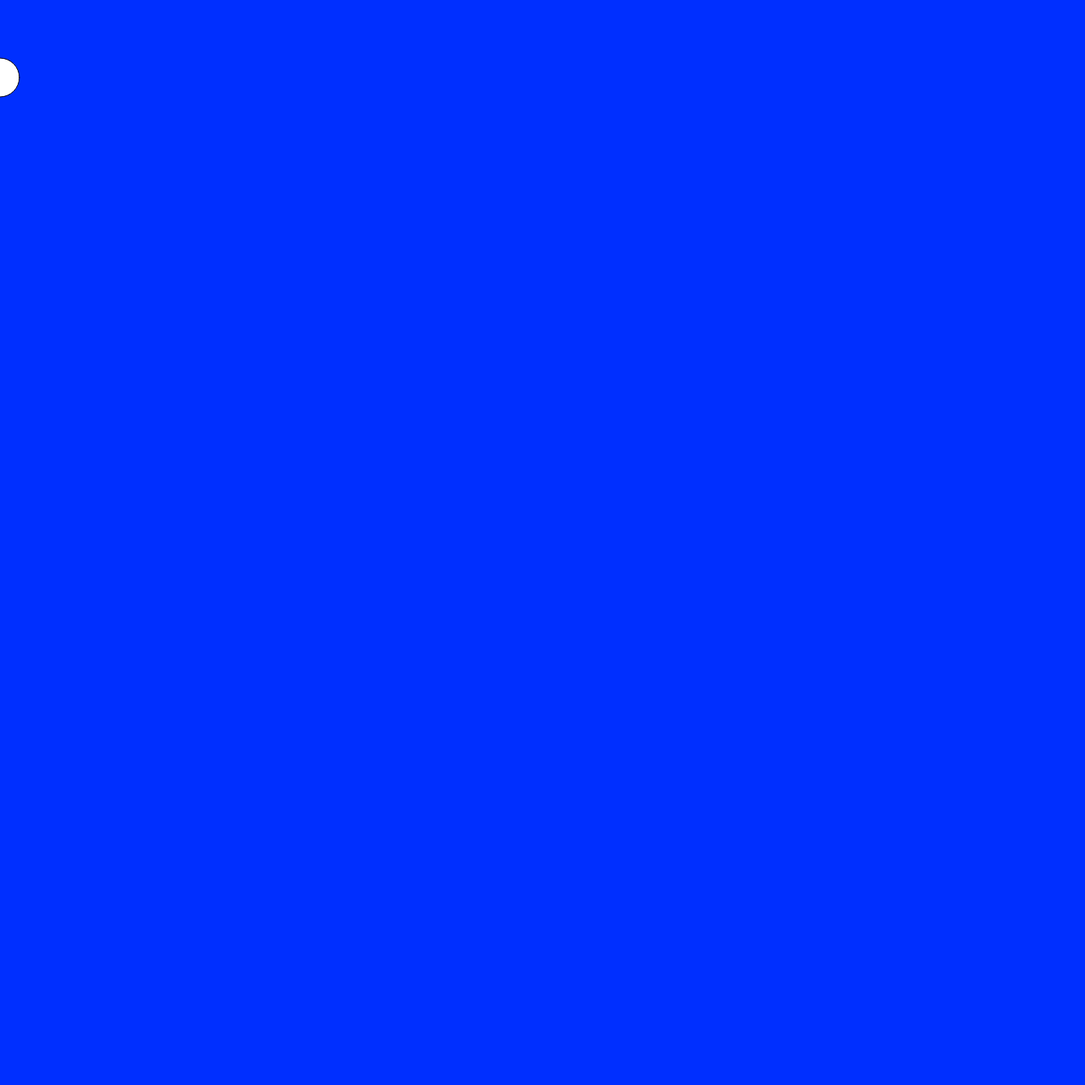
Frame 1 (no input)
Frame 60 (no input): identical to frame 1, image omitted
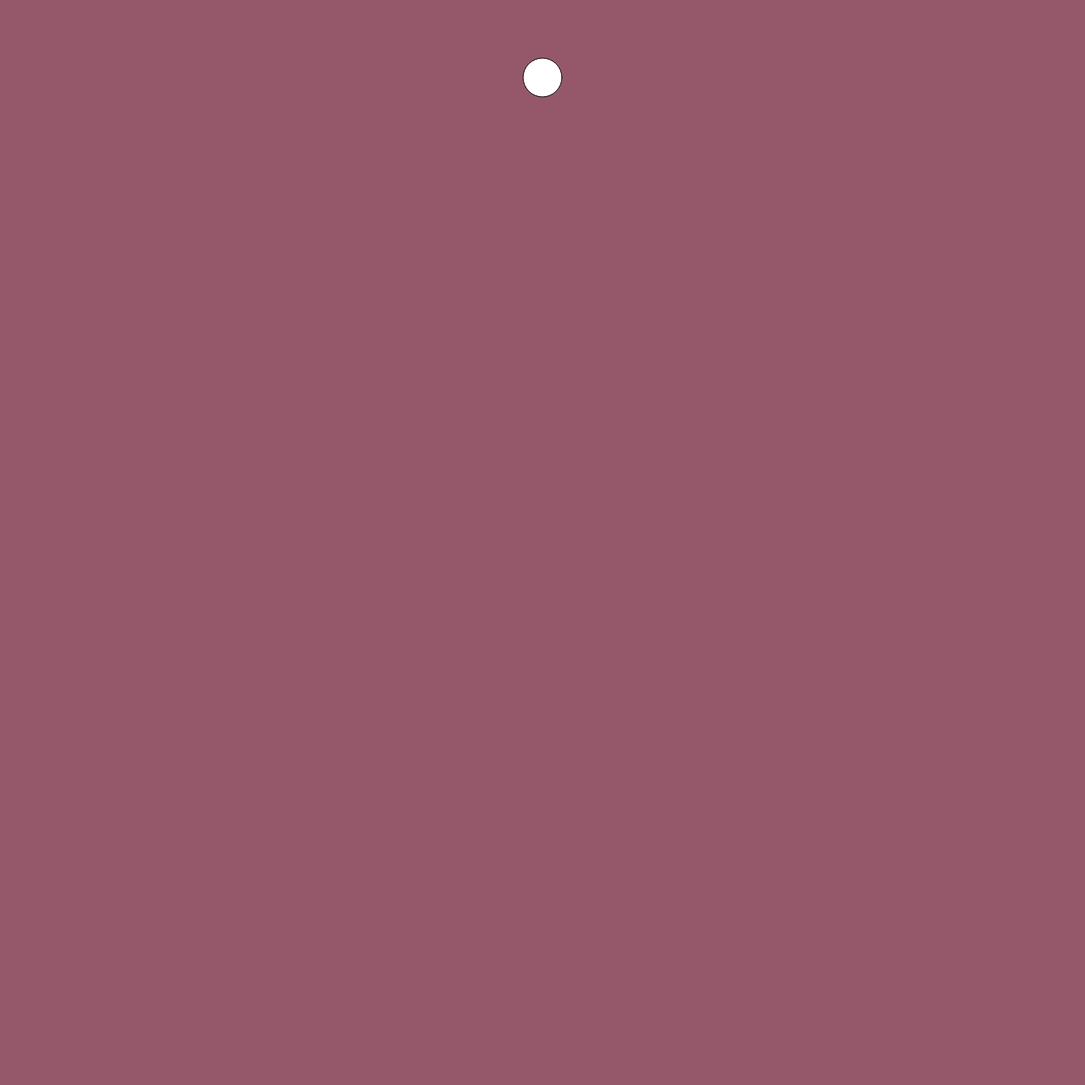
Frame 120 (the mouse pressed at the canvas centre since frame 60)

The p5.js sketch that drew these frames (run headless with seeded random() and noise() and a simulated clock; from frame 60 on, the mouse is pressed at the canvas centre):

// p5.js sketch
// ── sketch.js

var r = 0;
var g = 50;
var b=255;

// INITIALIZE ALL YOUR VARIABLES
// Ideally you would create 3 variables. red blue green or r, g, b


function setup(){

  createCanvas(1400,1400);
}


function draw(){
r=map(mouseX,0,1200,0,255);
g=map(mouseX,50,900,50,100);
b=map(mouseX,0,1200,255,0);
background(r,g,b);
fill(255);
ellipse(mouseX,100,50,50);
  // change the value of Red based on the mouse movement about the X axis
  // change the value of Green based on the mouse movement about the X axis
  // change the value of Blue based on the mouse movement about the X axis

  // Use the map() function to do so. 

  // Pass the values to the background() function you have learnt previously.

  // Create an ellipse that will move around with you mouse about the X axis.
  // Remember to fill the canvas with white paint before creating the ellipse.
}
